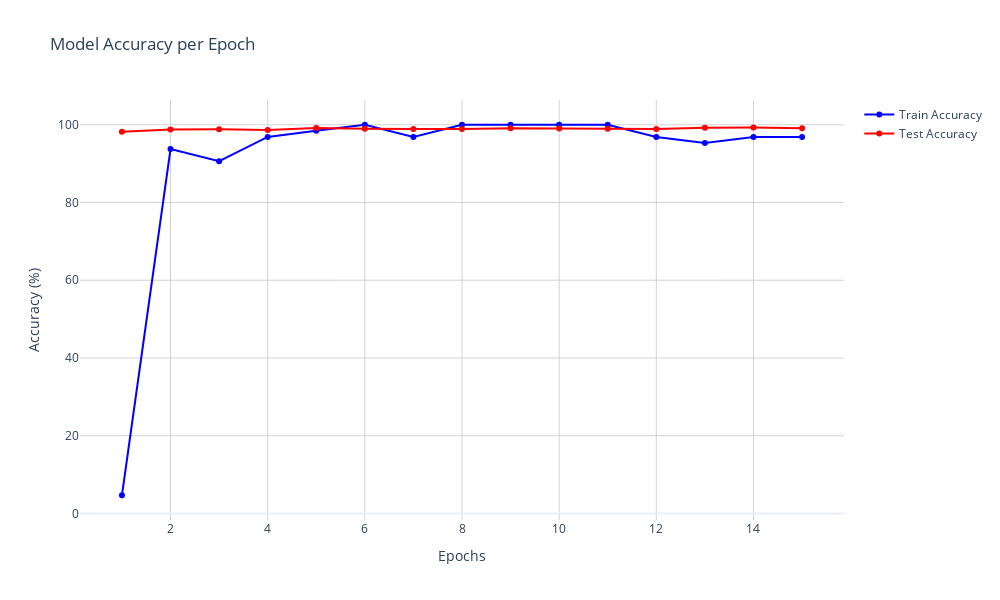

The notebook cell saved with this chart:
### Markdown cell above
## Plots

### Code cell
import plotly.graph_objects as go
from plotly.subplots import make_subplots
# Calculate epoch-level training accuracy
train_acc_epoch = []
for i in range(0, len(train_acc), len(train_loader)):
   train_acc_epoch.append(train_acc[i])
# Create figure
fig = go.Figure()
# Add traces for training and test accuracy
fig.add_trace(
   go.Scatter(
       x=list(range(1, params.num_epochs + 1)),
       y=train_acc_epoch,
       mode='lines+markers',
       name='Train Accuracy',
       line=dict(color='blue')
   )
)
fig.add_trace(
   go.Scatter(
       x=list(range(1, params.num_epochs + 1)),
       y=test_acc,
       mode='lines+markers',
       name='Test Accuracy',
       line=dict(color='red')
   )
)
# Update layout
fig.update_layout(
   title='Model Accuracy per Epoch',
   xaxis_title='Epochs',
   yaxis_title='Accuracy (%)',
   hovermode='x unified',
   template='plotly_white',
   width=1000,
   height=600
)
# Add grid
fig.update_xaxes(showgrid=True, gridwidth=1, gridcolor='LightGray')
fig.update_yaxes(showgrid=True, gridwidth=1, gridcolor='LightGray')
fig.show()

### Figure 1 — Plotly figure (JSON) as saved in the notebook; plotly's stock layout.template omitted (floating-point values rounded to 4 significant figures)
{"data": [{"line": {"color": "blue"}, "mode": "lines+markers", "name": "Train Accuracy", "type": "scatter", "x": [1, 2, 3, 4, 5, 6, 7, 8, 9, 10, 11, 12, 13, 14, 15], "y": [4.688, 93.75, 90.62, 96.88, 98.44, 100, 96.88, 100, 100, 100, 100, 96.88, 95.31, 96.88, 96.88, 96.88, 98.44, 98.44, 96.88, 100, 100, 96.88, 98.44, 98.44, 100, 98.44, 100, 100, 100, 100, 98.44, 98.44, 100, 95.31, 98.44, 95.31, 100, 100, 100, 98.44, 100, 100, 96.88, 98.44, 100]}, {"line": {"color": "red"}, "mode": "lines+markers", "name": "Test Accuracy", "type": "scatter", "x": [1, 2, 3, 4, 5, 6, 7, 8, 9, 10, 11, 12, 13, 14, 15], "y": [98.18, 98.76, 98.83, 98.66, 99.16, 98.94, 98.92, 98.92, 99.12, 99.05, 99, 98.88, 99.2, 99.28, 99.13, 99.32, 99.12, 99.31, 99.38, 99.36, 99.38, 99.34, 99.37, 99.41, 99.37, 99.37, 99.35, 99.34, 99.36, 99.4, 99.34, 99.39, 99.37, 99.34, 99.39, 99.34, 99.35, 99.39, 99.3, 99.39, 99.42, 99.38, 99.39, 99.35, 99.36]}], "layout": {"height": 600, "hovermode": "x unified", "title": {"text": "Model Accuracy per Epoch"}, "width": 1000, "xaxis": {"gridcolor": "LightGray", "gridwidth": 1, "showgrid": true, "title": {"text": "Epochs"}}, "yaxis": {"gridcolor": "LightGray", "gridwidth": 1, "showgrid": true, "title": {"text": "Accuracy (%)"}}}}
